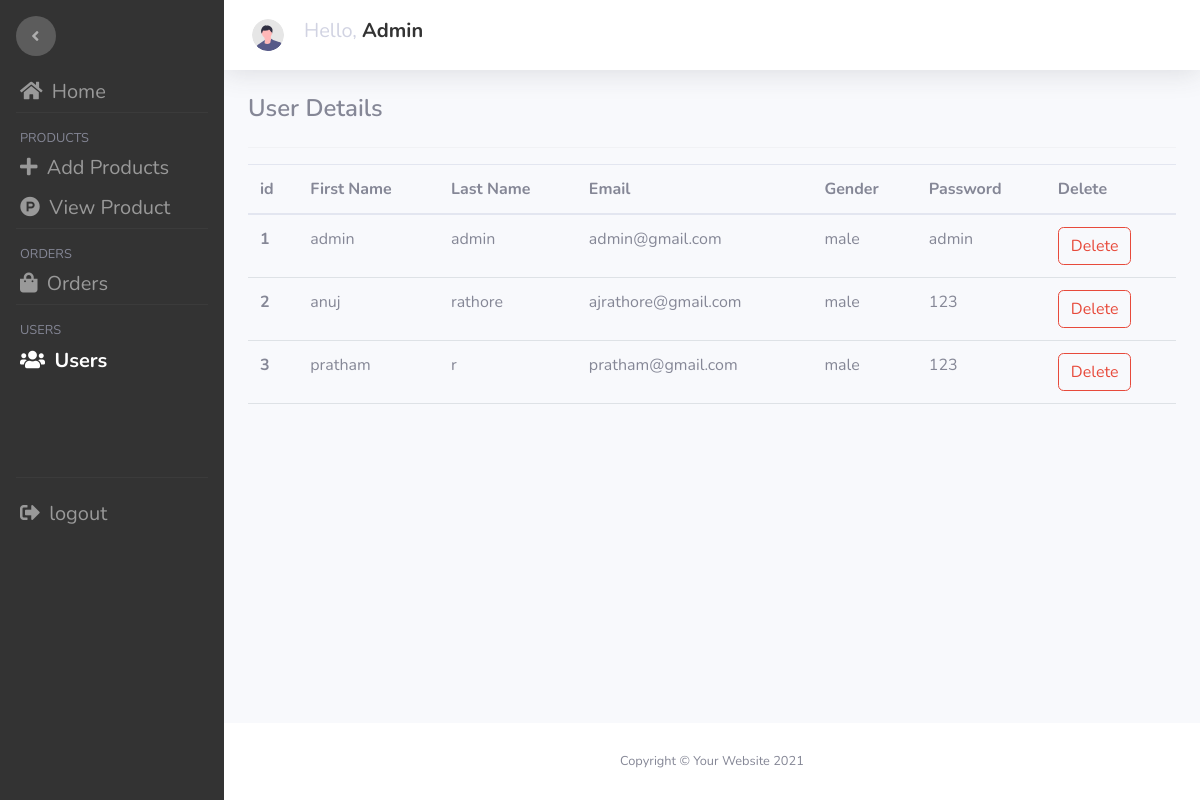
The app's page /admin.php with its own data.
### tables this page shows
CREATE TABLE `users` (
  `id` int(11) NOT NULL,
  `first_name` varchar(200) NOT NULL,
  `last_name` varchar(200) NOT NULL,
  `email` varchar(200) NOT NULL,
  `gender` varchar(10) NOT NULL,
  `password` varchar(20) NOT NULL,
  `is_admin` tinyint(1) NOT NULL DEFAULT 0
);

### admin.php (the view, shortened to what this page needs)
<!DOCTYPE html>
<html lang="en">
<head>
      <link href="css/bootstrap.min.css" rel="stylesheet" />
    <link href="vendor/fontawesome-free/css/all.min.css" rel="stylesheet" type="text/css">
    <link href="css/sb-admin-2.min.css" rel="stylesheet">
</head>
<body id="page-top">
    <?php
    include "conn.php";
    $sql = "SELECT * FROM users";
    $result = mysqli_query($conn, $sql);
    if (mysqli_num_rows($result) > 0) {
        $data = array();
        while ($rows = mysqli_fetch_assoc($result)) {
            $data[] = $rows;
        }
    }
    ?>
    <div id="wrapper">
         <ul class="navbar-nav bg-gradient-primary sidebar sidebar-dark accordion myullist" id="accordionSidebar" style="background:#333;">
            <div class="d-none d-md-inline mt-3 ml-3 ">
                <button class="rounded-circle border-0" id="sidebarToggle"></button>
            </div>
            <li class="nav-item">
                <a class="nav-link" href="index.php"><span><i class="fas fa-home"></i> Home</span></a>
            </li>
            <hr class="sidebar-divider">
            <small style="padding-left:20px">PRODUCTS</small>
            <li class="nav-item">
                <a class="nav-link" href="productupload.php"><span><i class="fas fa-plus"></i> Add Products</span></a>
            </li>
            <li class="nav-item">
                <a class="nav-link" href="productadminview.php"><span><i class="fab fa-product-hunt"></i> View Product</span></a>
            </li>
            <hr class="sidebar-divider">
            <small style="padding-left:20px">ORDERS</small>
            <li class="nav-item">
                <a class="nav-link" href="orderadminview.php"><span><i class="fas fa-shopping-bag"></i> Orders</span></a>
            </li>
            <hr class="sidebar-divider">
            <small style="padding-left:20px">USERS</small>
            <li class="nav-item active">
                <a class="nav-link " href="admin.php"><span><i class="fas fa-users"></i> Users</span></a>
            </li>
            <hr class="sidebar-divider mt-5">
            <li class="nav-item">
                <a class="nav-link" href="logout.php"><span><i class="fas fa-sign-out-alt"></i> logout</span></a>
            </li>
        </ul>
        <div id="content-wrapper" class="d-flex flex-column" >
            <div id="content">
                <nav class="navbar navbar-expand navbar-light bg-white topbar mb-4 static-top shadow">
                <ul class="navbar-nav">
                        <li class="nav-item dropdown no-arrow">
                            <a class="nav-link dropdown-toggle" style="display:flex;align-items:center;" href="#" id="userDropdown" role="button" data-toggle="dropdown" aria-haspopup="true" aria-expanded="false">
                            <img class="img-profile rounded-circle" src="img/undraw_profile.svg" style="margin-right:20px ;">
                            <h5>Hello, <span  style="font-weight:bold;color:#333;">Admin</span> </h5>
                            </a>
                        </li>
                </ul>
                </nav>
                <section  style="overflow-y:scroll;">
                <div class="container" >
                    <div class="d-flex justify-content-between" id="userdetails">
                        <h4 style="font-weight:600 ;">User Details</h4>
                    </div>
                    <hr>
                    <?php if (empty($data)) {  ?>
                        <div style="text-align:center;margin-top:100px">
                        <p>No request Yet <br>
                        Make a old cloth exchange Request </p>
                        <a href="exchangefrom.php" class="btn btn-warning">Exchange Now</a>
                        </div>
                    <?php } else { ?>
                    <table class="table">
                        <thead>
                            <tr>
                                <th scope="col">id</th>
                                <th scope="col">First Name</th>
                                <th scope="col">Last Name</th>
                                <th scope="col">Email</th>
                                <th scope="col">Gender</th>
                                <th scope="col">Password</th>
                                <th scope="col">Delete</th>
                            </tr>
                        </thead>
                        <tbody>
                            <?php
                                $count = 1;
                                foreach ($data as $row) {
                            ?>
                                <tr>
                                    <th scope="row"><?php echo $count++ ?></th>
                                    <td><?php echo $row['first_name']; ?></td>
                                    <td><?php echo $row['last_name']; ?></td>
                                    <td><?php echo $row['email']; ?></td>
                                    <td><?php echo $row['gender']; ?></td>
                                    <td><?php echo $row['password']; ?></td>
                                    <td>
                                        <a href="admin.php?delete_id=<?php echo $row['id'] ?>" class="btn btn-outline-danger">Delete</a>
                                    </td>
                                </tr>
                            <?php } ?>
                        </tbody>
                    </table>
                    <?php } ?>
                </section>
            </div>
            <footer class="sticky-footer bg-white">
                <div class="container my-auto">
                    <div class="copyright text-center my-auto">
                        <span>Copyright &copy; Your Website 2021</span>
                    </div>
                </div>
            </footer>
        </div>
    </div>
</body>
</html>

### admin.php (style rules this page uses)
.myullist .nav-item a { margin:0 !important; padding:5px 20px !important; }
.myullist .nav-item a span { font-size: 20px !important; color:#999; }
.myullist .active a span { color:#fff; }
.myullist .nav-item a span .fab, .myullist .nav-item a span .fas { font-size: 20px !important; color:#999; }

### records on screen
users: first_name "admin", last_name "admin", email "admin@gmail.com", gender "male", password "admin"
users: first_name "anuj", last_name "rathore", email "ajrathore@gmail.com", gender "male", password "123"
users: first_name "pratham", last_name "r", email "pratham@gmail.com", gender "male", password "123"
